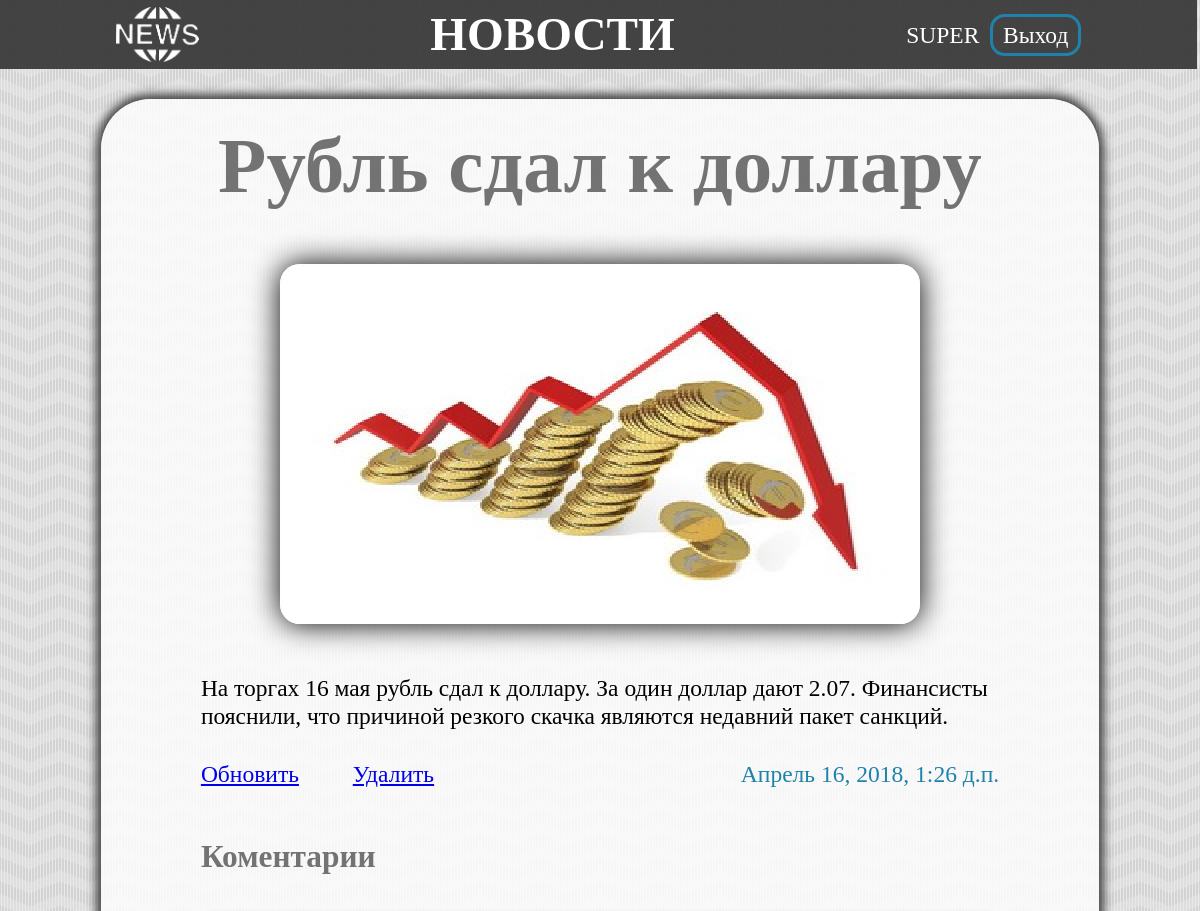
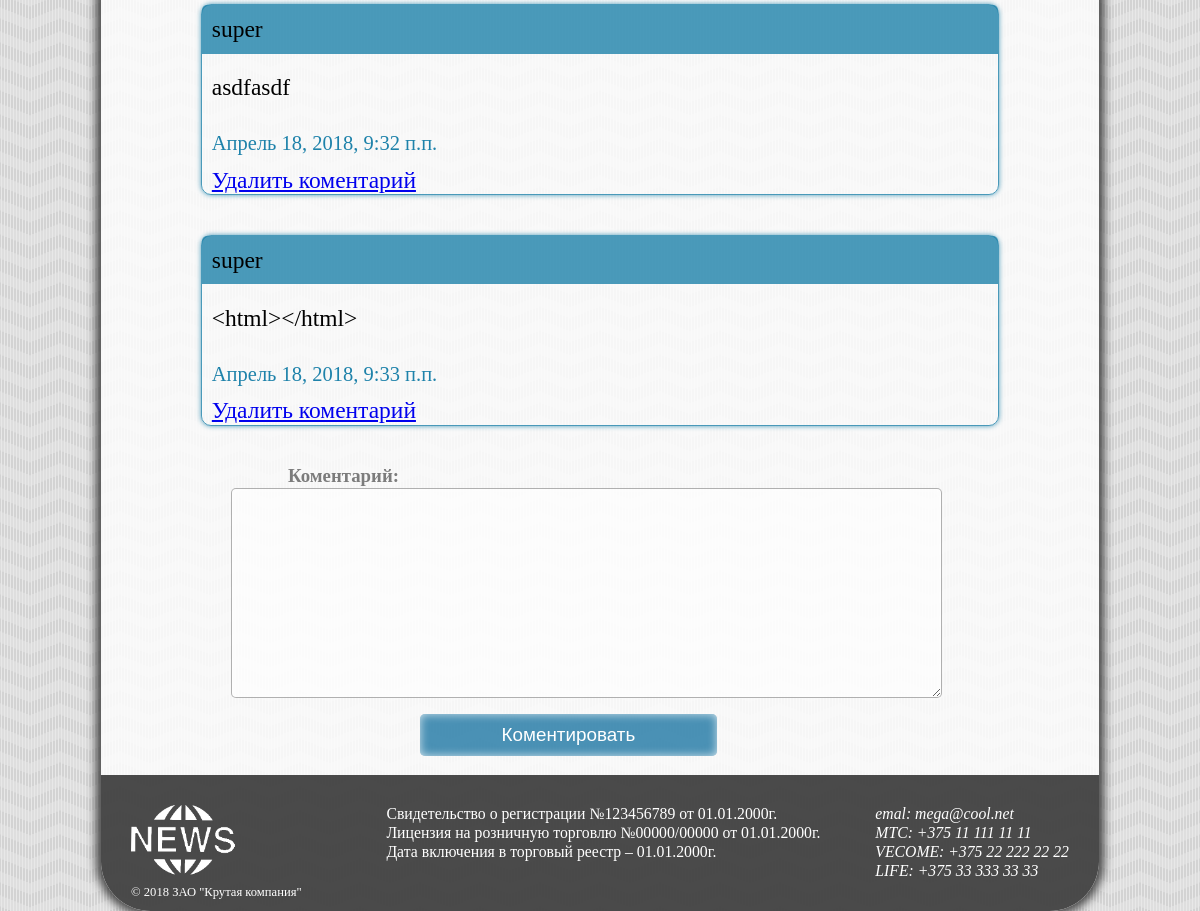
Screenshot of /new/3/ (signed in) with the database file from the repository (2 pictures, top to bottom).
### main/models/news.py (models this page shows, shortened)
class News(models.Model):
    class Meta:
        db_table = 'news'
        verbose_name = 'Новость'
        verbose_name_plural = 'Новости'
        ordering = ['-pubtime']
    title = models.CharField(max_length=50, verbose_name='Заголовок')
    image = models.ImageField(
                              upload_to='temp',
                              verbose_name='Изображение'
                             )
    short_text = models.TextField(verbose_name='Краткое описание')
    text = models.TextField(verbose_name='Тескт')
    pubtime = models.DateTimeField(
                                   auto_now_add=True,
                                   editable=False,
                                   verbose_name='Дата публикации'
                                   )

### main/models/coments.py (models this page shows, shortened)
class Coments(models.Model):
    class Meta:
        db_table = 'comments'
        verbose_name = 'коментарий'
        verbose_name_plural = 'коментарии'
        ordering = ['pubtime']
    new = models.ForeignKey(News, editable=False, on_delete=models.CASCADE)
    user = models.ForeignKey(
                             User,
                             verbose_name='Пользователь',
                             editable=False,
                             on_delete=models.SET_NULL,
                             blank=True,
                             null=True
                            )
    text = models.TextField(verbose_name='Коментарий')
    pubtime = models.DateTimeField(
                                   auto_now_add=True,
                                   editable=False,
                                   verbose_name='Дата коментирования'
                                   )

### main/views/detail.py (the view, shortened to what this page needs)
# urls.py: url(r'^new/(?P<pk>\d+)/$', NewDetailView.as_view(), name='detail'),
class NewDetailView(DetailView):
    template_name = 'new.html'
    model = News
    context_object_name = 'new'
    login_url = reverse_lazy('login')
    form = None
    def get_context_data(self, **kwards):
        context = super(NewDetailView, self).get_context_data(**kwards)
        context['coment_form'] = self.form if self.form else ComentForm()
        context['coments'] = Coments.objects.filter(new=self.get_object())
        return context

### main/forms/coment.py
class ComentForm(ModelForm):
    class Meta:
        model = Coments
        fields = ['text']

### main/templates/new.html (shortened to what this page needs)
{% extends "base.html" %}
{% block content %}
<div class="details">
<h1>{{ new.title }}</h1>
<img src="{{ new.image.url }}">
<div class="text">{{ new.text|linebreaks }}</div>
<p class="time">{{ new.pubtime }}</p>
{% if perms.main.change_news %}
<a href={% url 'new.update' pk=new.pk %}>Обновить</a>
{% endif %}
{% if perms.main.delete_news %}
<a href={% url 'new.delete' pk=new.pk %}>Удалить</a>
{% endif %}
</div>
<div class="comments">
<h2>Коментарии</h2>
{% for comment in coments %}
<div class="comment">
<p class="name">{{ comment.user.get_username }}</p>
<p class="text">{{ comment.text }}</p>
<p class="time">{{ comment.pubtime }}</p>
{% if perms.main.delete_coments %}
<a href={% url 'coment.delete' pk=comment.pk %}>Удалить коментарий</a>
{% endif %}
</div>
{% endfor %}
{% if perms.main.add_coments %}
<form action="" method="post">
{{ coment_form.as_p }}
<input type="submit" value="Коментировать">
</form>
{% endif %}
</div>
{% endblock %}

### main/templates/components/header.html
<img src="/static/images/logo.png" class="logo" alt="logo">
<h1><a href="{% url "main" %}">Новости</a></h1>
<div class="login">
{% if not user.is_authenticated %}
<a href="{% url "login" %}">Войти</a>
<a href="{% url "register" %}">Регистрация</a>
{% else %}
<span>{{ user.username }}</span>
<a href="{% url "logout" %}">Выход</a>
{% endif %}
</div>

### main/static/css/styles.css (style rules this page uses)
html, body, div, span, object, iframe, h1, h2, h3, h4, h5, h6, p, blockquote, pre, a, abbr, acronym, address, big, cite, code, del, dfn, em, img, ins, kbd, q, s, samp, small, strike, strong, sub, sup, tt, var, b, u, i, center, dl, dt, dd, ol, ul, li, fieldset, form, label, legend, table, caption, tbody, tfoot, thead, tr, th, td, article, aside, canvas, details, embed, figure, figcaption, footer, header, hgroup, menu, nav, output, ruby, section, summary, time, mark, audio, video { margin: 0; padding: 0; border: 0; font-size: 99.74977%; vertical-align: baseline; }
body { line-height: 1.2; }
body { background: url("../images/background.png") repeat; }
header .logo { float: left; box-sizing: border-box; height: 79.58874%; }
header h1 { text-transform: uppercase; font-size: 2.98928em; }
header h1 a { color: #FFFFFF; text-decoration: none; }
header .login { float: right; margin: auto 0; font-size: 1.486396em; }
header .login span { text-transform: uppercase; margin-right: -9.933818px; }
header .login a { color: #FFFFFF; border: 3.993077px solid rgba(30,130,170,1); border-radius: 14.86352px; padding: 4.971596px 9.949579px; margin-left: 14.86352px; text-decoration: none; }
main .details { padding: 0 49.86918px; }
main .details h1 { font-size: 4.989344em; color: rgba(100, 100, 100, 0.9); text-align: center; }
main .details img { margin: 49.86918px auto; border-radius: 19.90772px; display: block; box-shadow: 0 0 29.96616px; }
main .details .text { font-size: 1.486396em; margin-bottom: 29.96616px; }
main .details .time { float: right; font-size: 1.486396em; color: rgba(30,130,170,1); }
main .details a { font-size: 1.486396em; margin-right: 49.86918px; }
main .comments { padding: 0 49.86918px; margin-top: 49.86918px; }
main .comments h2 { font-size: 1.982102em; color: rgba(100, 100, 100, 0.9); text-align: left; }
main .comments .comment { margin: 39.81624px 0; border: 1.986934px solid rgba(30, 130, 170, 0.8); border-radius: 9.949579px; box-shadow: 0 0 4.971596px rgba(30, 130, 170, 0.8); }
main .comments .comment .name { font-size: 1.486396em; background: rgba(30, 130, 170, 0.8); border-radius: 4.971596px 4.971596px 0 0; padding: 9.949579px; font-size: 1.486396em; }
main .comments .comment .text { font-size: 1.486396em; margin: 9.949579px 0; padding: 9.949579px; }
main .comments .comment .time { font-size: 1.29714em; color: rgba(30,130,170,1); padding: 9.949579px; }
main .comments .comment a { font-size: 1.486396em; padding: 9.949579px; text-align: center; }
form { font-size: 1.193233em; color: rgba(0, 0, 0, 0.3); }
form p { margin-bottom: 29.96616px; }
form label { display: inline-block; width: 198.1347px; text-align: right; margin-right: 9.949579px; font-weight: bold; color: rgba(0, 0, 0, 0.5); }
form input, form textarea { border-radius: 4.971596px; border: 0.9966461px solid rgba(0, 0, 0, 0.3); background-color: rgba(255, 255, 255, 0.5); color: rgba(0, 0, 0, 0.6); font-size: 1.193233em; box-shadow: inset 0 0 9.949579px rgba(255, 255, 255, 0.75); width: 297.6059px; padding: 4.971596px; }
form textarea { width: 699.7005px; height: 198.1347px; margin: 0 29.96616px; margin-bottom: -19.94166px; }
form input[type="submit"] { margin-left: 218.709px; padding: 9.949579px 24.88281px; font-size: 0.9975206em; color: #FFFFFF; background: rgba(0, 102, 153, 0.7); border-radius: 4.971596px; border: rgba(0, 102, 153, 0.6); width: 297.6059px; }

### rows the page displays
News: title "Рубль сдал к доллару", image (picture), text "На торгах 16 мая рубль сдал к доллару. За один доллар дают 2.07. Финансисты пояснили, что причиной резкого скачка являются недавний пакет санкций.", pubtime "Апрель 16, 2018, 1:26 д.п."
Coments: user.get_username "super", text "asdfasdf", pubtime "Апрель 18, 2018, 9:32 п.п."
Coments: user.get_username "super", text "<html></html>", pubtime "Апрель 18, 2018, 9:33 п.п."

### other values shown
{{ user.username }} "SUPER"
